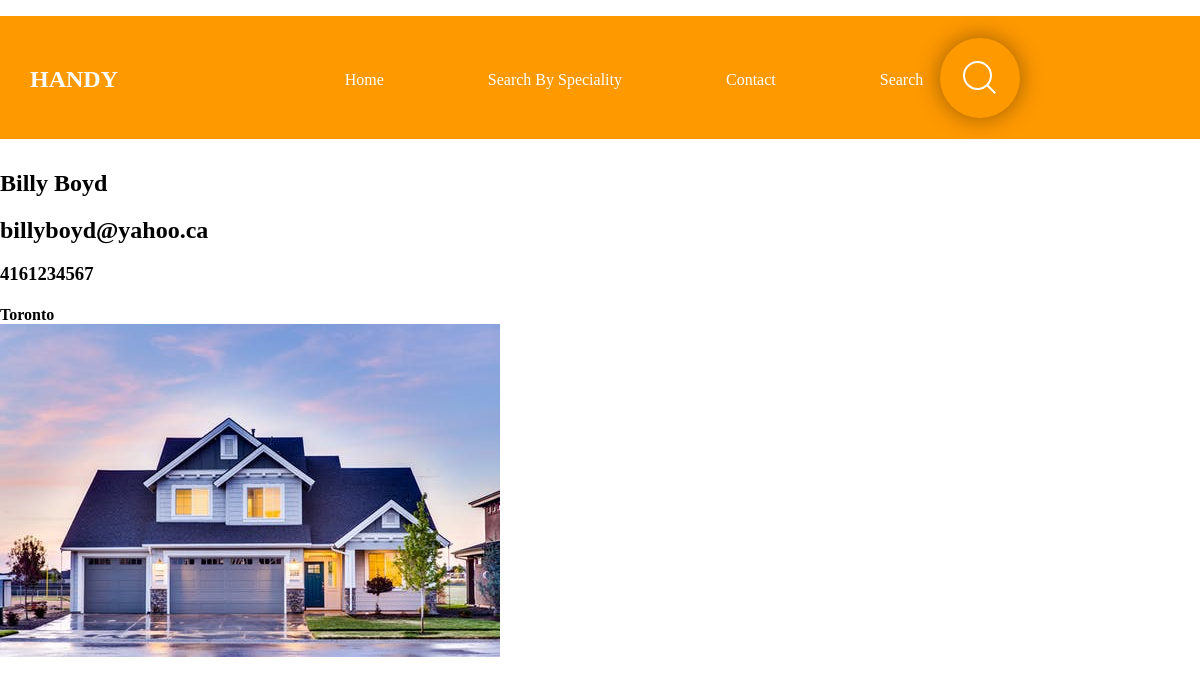
The app's page /contractor/4 with its own data.
### handy/models.py (models this page shows, shortened)
class Contractor(models.Model):
    name = models.CharField(max_length = 100)
    phone = models.CharField(max_length = 100)
    email = models.TextField(max_length=100, help_text='Enter email')
    city = models.ManyToManyField(City) #if needed put "through = 'Location'"
    image = models.ImageField(upload_to='images')

class City(models.Model):
    name = models.CharField(max_length=30)

### handy/views.py (the view)
# urls.py: path('contractor/<int:ID>', dynamic_lookup_view, name='dynamic_lookup_view'),
def dynamic_lookup_view(request,ID):
  contractor = Contractor.objects.get(id = ID)
  print("this")
  print(contractor.image.url)
  contractor_city = Contractor.city.through.objects.only("city_id").filter(contractor_id=ID)
  city_ids = []
  for c in contractor_city:
    city_ids.append(c.city_id)
  all_cities=[]
  for c in city_ids:
    all_cities.append((City.objects.only("name").get(id=c)).name)
  card = Card(contractor.id,contractor.name, contractor.email, contractor.phone, all_cities, contractor.image, None)
  context={
    "data": card
  }
  return render(request, 'contractor_page.html', context)

### handy/templatetags/custom_tags.py (called while the page is built)
@register.filter
def print_list(listy):
    if (isinstance(listy, list)):
        if (len(listy)==0):
            return "No listed cities"
        else:
            between = ", "
            return (between.join(listy))
    else:
        new_list=listy.split(">")
        for i in new_list:
            i.replace('<City: ', '')
            i.replace('>', '')
        return new_list

### templates/contractor_page.html
{% extends 'base.html' %}
{% load static %}
{% load custom_tags %}
{% block mainpage %}
<link rel="stylesheet" href="/static/contractor_page.css?{% now "U" %}"/>
<div>
<h1>{{data.name}}</h1>
<h2>{{data.phone}}</h2>
<h3>{{data.email}}</h3>
<h4>{{data.cities|print_list}}</h4>
<img src = "{{data.image.url}}" alt="connect">
</div>
{% endblock %}

### static/style.css (style rules this page uses)
body { margin: 0; padding: 0; font-family: 'Calibri', serif; }

### static/contractor_page.css (style rules this page uses)
:root { --height: 20px; }
div { color: black; }
h1 { margin-bottom:(var(--height)); }
h2 { margin-bottom:(var(--height)); }
h3 { margin-bottom:(var(--height)); }
h4 { margin-bottom:(var(--height)); }

### records on screen
Contractor: name "Billy Boyd", phone "billyboyd@yahoo.ca", email "4161234567"
City: cities|print_list "Toronto"
